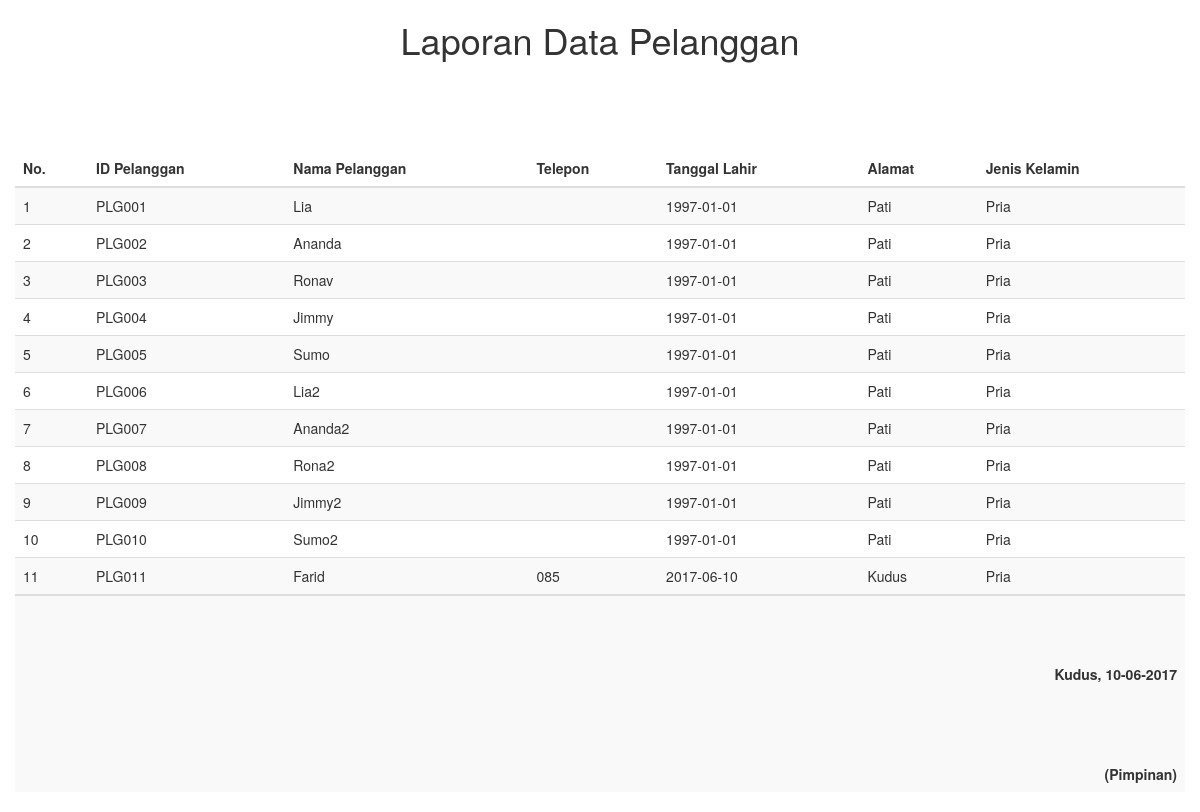
Screenshot of /admin/pelanggan_laporan.php (signed in) with the database file from the repository.
### tables this page shows
CREATE TABLE IF NOT EXISTS `pelanggan` (
  `id_pelanggan` varchar(15) NOT NULL DEFAULT '',
  `nama_pelanggan` varchar(50) DEFAULT NULL,
  `telepon` varchar(15) DEFAULT NULL,
  `tanggal_lahir` date DEFAULT NULL,
  `alamat` varchar(100) DEFAULT NULL,
  `jenis_kelamin` varchar(10) DEFAULT NULL
);

### admin/pelanggan_laporan.php (the view, shortened to what this page needs)
<?php
	if (isset($_SESSION['ses_id_karyawan'])=="") {
		echo"<meta http-equiv='refresh' content='0;url=../login.php'>";
	} else {
?>
<!doctype html>
<html lang="id"><head>
        <link rel="stylesheet" href="../assets/css/bootstrap.min.css" />
	</head>
    <body>
        <div class="col-sm-12">
            <h1 style="text-align: center;">Laporan Data Pelanggan</h1>
            <br><br><br><br>
            <div>
                <table class="table table-striped">
                    <thead>
                        <tr>
                            <th>No.</th>
							<th>ID Pelanggan</th>
							<th>Nama Pelanggan</th>
							<th>Telepon</th>
							<th>Tanggal Lahir</th>
							<th>Alamat</th>
							<th>Jenis Kelamin</th>
                        </tr>
                    </thead>
                    <tbody>
                        <?php
							$sql = mysql_query("SELECT * FROM pelanggan ORDER BY id_pelanggan")
                                    or die (mysql_error());
                            $no=1;
                            while ($data = mysql_fetch_array($sql)) {
                        ?>
                        <tr>
                            <td><?php echo $no; ?></td>
                            <td><?php echo $data['id_pelanggan']; ?></td>
							<td><?php echo $data['nama_pelanggan']; ?></td>
							<td><?php echo $data['telepon']; ?></td>
							<td><?php echo $data['tanggal_lahir']; ?></td>
							<td><?php echo $data['alamat']; ?></td>
							<td><?php echo $data['jenis_kelamin']; ?></td>
                         </tr>
                            <?php
                                $no++;
                                }
                            ?>
                    </tbody>
                        <tr>
							<td colspan="12" align="right">
								<b>
									<br><br><br>
									Kudus, <?php
                                    	echo date('d-m-Y');
                                    ?>
                              		<br><br><br><br><br>
                              		(Pimpinan)
                          		</b>
							</td>
						</tr>
                </table>
            </div>
        </div>
    </body>
</html>
<?php
}
?>

### rows the page displays
pelanggan: id_pelanggan "PLG001", nama_pelanggan "Lia", tanggal_lahir "1997-01-01", alamat "Pati", jenis_kelamin "Pria"
pelanggan: id_pelanggan "PLG002", nama_pelanggan "Ananda", tanggal_lahir "1997-01-01", alamat "Pati", jenis_kelamin "Pria"
pelanggan: id_pelanggan "PLG003", nama_pelanggan "Ronav", tanggal_lahir "1997-01-01", alamat "Pati", jenis_kelamin "Pria"
pelanggan: id_pelanggan "PLG004", nama_pelanggan "Jimmy", tanggal_lahir "1997-01-01", alamat "Pati", jenis_kelamin "Pria"
pelanggan: id_pelanggan "PLG005", nama_pelanggan "Sumo", tanggal_lahir "1997-01-01", alamat "Pati", jenis_kelamin "Pria"
pelanggan: id_pelanggan "PLG006", nama_pelanggan "Lia2", tanggal_lahir "1997-01-01", alamat "Pati", jenis_kelamin "Pria"
pelanggan: id_pelanggan "PLG007", nama_pelanggan "Ananda2", tanggal_lahir "1997-01-01", alamat "Pati", jenis_kelamin "Pria"
pelanggan: id_pelanggan "PLG008", nama_pelanggan "Rona2", tanggal_lahir "1997-01-01", alamat "Pati", jenis_kelamin "Pria"
pelanggan: id_pelanggan "PLG009", nama_pelanggan "Jimmy2", tanggal_lahir "1997-01-01", alamat "Pati", jenis_kelamin "Pria"
pelanggan: id_pelanggan "PLG010", nama_pelanggan "Sumo2", tanggal_lahir "1997-01-01", alamat "Pati", jenis_kelamin "Pria"
pelanggan: id_pelanggan "PLG011", nama_pelanggan "Farid", telepon "085", tanggal_lahir "2017-06-10", alamat "Kudus", jenis_kelamin "Pria"
